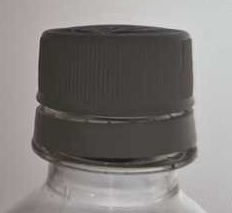
#> input picture samples/day03/cap_on/cap_on_001.jpg, 232 x 213 px, found by its file name
$ python 22_cap_batch_test.py
#> lines starting #> are read from the running program, lines starting #| are printed output that depends on the picture; after the words box and inside, x2 and y2 are one past the last pixel; in counts of white or black regions, pixels touching at a corner belong together

# ============================================================
# ① 필요한 라이브러리 불러오기
# - Path : 이미지 및 결과 저장 경로 처리
# - csv  : 검사 결과를 CSV 파일로 저장
# - cv2  : 이미지 전처리, Contour 검출 및 판정 결과 표시
# ============================================================

from pathlib import Path
import csv

import cv2


# ============================================================
# ② 이미지 경로, 결과 저장 폴더 및 Noise 제거 기준 설정
# - cap_on / cap_off 폴더 지정
# - Reference 이미지 2장 지정
# - 검사 결과 이미지 및 CSV 저장 경로 지정
# - ROI 면적의 0.1%보다 작은 Contour는 제외
# ============================================================

CAP_ON_DIR = Path(
    "samples/day03/cap_on"
)

CAP_OFF_DIR = Path(
    "samples/day03/cap_off"
)

REFERENCE_ON = (
    CAP_ON_DIR / "cap_on_001.jpg"
)

REFERENCE_OFF = (
    CAP_OFF_DIR / "cap_off_001.jpg"
)

OUTPUT_DIR = Path(
    "outputs/day03/batch"
)

REPORT_PATH = Path(
    "reports/day03_inspection_results.csv"
)

OUTPUT_DIR.mkdir(
    parents=True,
    exist_ok=True,
)

REPORT_PATH.parent.mkdir(
    parents=True,
    exist_ok=True,
)

MIN_CONTOUR_AREA_RATIO = 0.001


# ============================================================
# ③ 검사할 이미지 불러오기
# - measure()는 이미지 한 장의 특징을 측정하는 함수입니다.
# - 이미지를 읽지 못하면 None을 반환합니다.
# ============================================================

def measure(image_path):

    image = cv2.imread(
        str(image_path)
    )
#> image is the input picture: shape (213, 232, 3); mean B, G, R 125.1, 127.3, 131.2

    if image is None:
        return None


    # ========================================================
    # ④ Gray → Otsu 이진화
    # - BGR 이미지를 Gray로 변환합니다.
    # - Otsu로 밝기 기준값을 자동 계산합니다.
    # - BINARY_INV로 어두운 객체를 흰색으로 변환합니다.
    # ========================================================

    gray = cv2.cvtColor(
        image,
        cv2.COLOR_BGR2GRAY,
    )

    otsu_value, binary = cv2.threshold(
        gray,
        0,
        255,
        cv2.THRESH_BINARY_INV
        + cv2.THRESH_OTSU,
    )
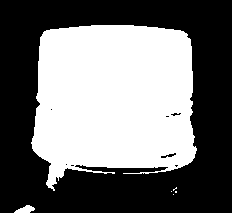
#> binary: shape (213, 232); 44.7% white; 6 white regions (4 under 20 px), largest, box (x1, y1, x2, y2) and area: (31, 25, 197, 191) 21991, (14, 205, 35, 213) 104
#> otsu_value = 122


    # ========================================================
    # ⑤ Morphology로 이미지 정리
    # - 3×3 타원형 Kernel을 사용합니다.
    # - Opening : 작은 흰색 노이즈 제거
    # - Closing : 작은 검은색 틈이나 구멍 정리
    # ========================================================

    kernel = cv2.getStructuringElement(
        cv2.MORPH_ELLIPSE,
        (3, 3),
    )

    opened = cv2.morphologyEx(
        binary,
        cv2.MORPH_OPEN,
        kernel,
        iterations=1,
    )
#> opened: shape (213, 232); 44.5% white; 3 white regions (1 under 20 px), largest, box (x1, y1, x2, y2) and area: (31, 25, 197, 189) 21865, (14, 205, 35, 213) 104

    cleaned = cv2.morphologyEx(
        opened,
        cv2.MORPH_CLOSE,
        kernel,
        iterations=1,
    )
#> cleaned: shape (213, 232); 44.6% white; 3 white regions (1 under 20 px)


    # ========================================================
    # ⑥ Contour 검출 및 작은 객체 제외
    # - 정리된 이미지에서 외곽 Contour를 검출합니다.
    # - 이미지 전체 면적을 계산합니다.
    # - 너무 작은 Contour는 Noise로 보고 제외합니다.
    # ========================================================

    contours, _ = cv2.findContours(
        cleaned.copy(),
        cv2.RETR_EXTERNAL,
        cv2.CHAIN_APPROX_SIMPLE,
    )
#> contours = 3 contours, 1 with area under 20; largest, box (x1, y1, x2, y2) and area: (31, 25, 197, 189) 21640, (14, 205, 35, 213) 82

    height, width = image.shape[:2]
#> height = 213; width = 232

    image_area = float(
        width * height
    )
#> image_area = 49416

    min_area = (
        image_area
        * MIN_CONTOUR_AREA_RATIO
    )
#> min_area = 49.42

    valid_contours = [
        contour
        for contour in contours
        if cv2.contourArea(contour)
        >= min_area
    ]
#> valid_contours = 2 contours; box (x1, y1, x2, y2) and area: (31, 25, 197, 189) 21640, (14, 205, 35, 213) 82


    # ========================================================
    # ⑦ 가장 큰 Contour의 Feature 측정 및 반환
    # - 가장 큰 Contour를 선택합니다.
    # - Area Ratio = Contour 면적 / ROI 전체 면적
    # - Moments를 이용하여 객체 중심점을 계산합니다.
    # - 중심점은 0~1 비율 좌표로 저장합니다.
    # - 측정 결과를 딕셔너리로 반환합니다.
    # ========================================================

    largest_contour = None
    largest_area_ratio = 0.0

    center_x_norm = ""
    center_y_norm = ""

    if valid_contours:

        largest_contour = max(
            valid_contours,
            key=cv2.contourArea,
        )
#> largest_contour = contour of 196 points, box (x1, y1, x2, y2) (31, 25, 197, 189), area 21640

        largest_area = float(
            cv2.contourArea(
                largest_contour
            )
        )
#> largest_area = 21639.5

        largest_area_ratio = (
            largest_area / image_area
            if image_area > 0
            else 0.0
        )
#> largest_area_ratio = 0.438

        moments = cv2.moments(
            largest_contour
        )
#> moments = moments, m00 21639.5, centre m10/m00, m01/m00 = (113.7, 98.29)

        if moments["m00"] != 0:

            cx = (
                moments["m10"]
                / moments["m00"]
            )
#> cx = 113.7

            cy = (
                moments["m01"]
                / moments["m00"]
            )
#> cy = 98.29

            center_x_norm = (
                cx / width
            )
#> center_x_norm = 0.49

            center_y_norm = (
                cy / height
            )
#> center_y_norm = 0.461

    return {
        "image": image,
        "otsu_value": float(
            otsu_value
        ),
        "valid_count": len(
            valid_contours
        ),
        "largest_contour": (
            largest_contour
        ),
        "largest_area_ratio": (
            largest_area_ratio
        ),
        "center_x_norm": (
            center_x_norm
        ),
        "center_y_norm": (
            center_y_norm
        ),
    }


# ============================================================
# ⑧ Reference 이미지 2장으로 판정 기준값 생성
# - cap_on_001.jpg와 cap_off_001.jpg를 측정합니다.
# - 이미지가 없으면 오류를 발생시킵니다.
# - 두 Area Ratio의 중간값을 판정 기준값으로 사용합니다.
# - cap_on일 때 Area Ratio가 더 큰지도 확인합니다.
# ============================================================

reference_on = measure(
    REFERENCE_ON
)
#> reference_on = 7 items

reference_off = measure(
    REFERENCE_OFF
)
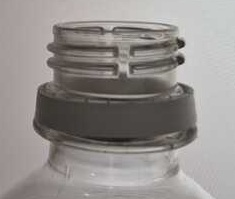
#> input picture samples/day03/cap_off/cap_off_001.jpg, 235 x 199 px, found by its file name
#> in measure, image is the input picture: shape (199, 235, 3); mean B, G, R 140.5, 143.1, 147.4
#> in measure (call 2), `otsu_value, binary = cv2.threshold( gray, 0, 255, cv2.THRESH_BINARY_IN..`: binary: shape (199, 235); 32.8% white; 29 white regions (23 under 20 px), largest, box (x1, y1, x2, y2) and area: (33, 25, 197, 172) 13641, (129, 54, 185, 75) 565, (129, 37, 185, 57) 499, (2, 181, 45, 199) 485, (136, 37, 155, 40) 40, (170, 166, 178, 174) 32
#> in measure (call 2), `otsu_value, binary = cv2.threshold( gray, 0, 255, cv2.THRESH_BINARY_IN..`: otsu_value = 128
#> in measure (call 2), `opened = cv2.morphologyEx( binary, cv2.MORPH_OPEN, kernel, iterations=..`: opened: shape (199, 235); 31.9% white; 10 white regions (2 under 20 px), largest, box (x1, y1, x2, y2) and area: (33, 25, 197, 171) 13181, (129, 54, 185, 74) 528, (129, 38, 185, 56) 489
#> in measure (call 2), `cleaned = cv2.morphologyEx( opened, cv2.MORPH_CLOSE, kernel, iteration..`:
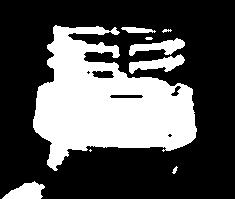
#> cleaned: shape (199, 235); 32.3% white; 9 white regions (1 under 20 px)
#> in measure (call 2), `contours, _ = cv2.findContours( cleaned.copy(), cv2.RETR_EXTERNAL, cv2..`: contours = 9 contours, 4 with area under 20; largest, box (x1, y1, x2, y2) and area: (33, 25, 197, 171) 13272, (129, 54, 185, 74) 477, (2, 181, 45, 199) 434, (129, 38, 185, 56) 432, (121, 27, 156, 33) 113
#> in measure (call 2), `valid_contours = [ contour for contour in contours if cv2.contourArea(..`: valid_contours = 5 contours; box (x1, y1, x2, y2) and area: (33, 25, 197, 171) 13272, (129, 54, 185, 74) 477, (2, 181, 45, 199) 434, (129, 38, 185, 56) 432, (121, 27, 156, 33) 113
#> in measure (call 2), `largest_contour = max( valid_contours, key=cv2.contourArea, )`: largest_contour = contour of 290 points, box (x1, y1, x2, y2) (33, 25, 197, 171), area 13272
#> in measure (call 2), `largest_area = float( cv2.contourArea( largest_contour ) )`: largest_area = 13271.5
#> in measure (call 2), `largest_area_ratio = ( largest_area / image_area if image_area > 0 els..`: largest_area_ratio = 0.284
#> in measure (call 2), `moments = cv2.moments( largest_contour )`: moments = moments, m00 13271.5, centre m10/m00, m01/m00 = (106.6, 102.9)
#> in measure (call 2), `cx = ( moments["m10"] / moments["m00"] )`: cx = 106.6
#> in measure (call 2), `cy = ( moments["m01"] / moments["m00"] )`: cy = 102.9
#> in measure (call 2), `center_x_norm = ( cx / width )`: center_x_norm = 0.454
#> in measure (call 2), `center_y_norm = ( cy / height )`: center_y_norm = 0.517
#> reference_off = 7 items

if (
    reference_on is None
    or reference_off is None
):

    raise RuntimeError(
        "Reference 이미지를 확인하세요."
    )

on_ratio = (
    reference_on[
        "largest_area_ratio"
    ]
)
#> on_ratio = 0.438

off_ratio = (
    reference_off[
        "largest_area_ratio"
    ]
)
#> off_ratio = 0.284

candidate_threshold = (
    on_ratio + off_ratio
) / 2.0
#> candidate_threshold = 0.361

cap_present_when_greater = (
    on_ratio > off_ratio
)
#> cap_present_when_greater = True

print(
    "Reference ON :",
    round(on_ratio, 4),
)
#| Reference ON : 0.4379

print(
    "Reference OFF:",
    round(off_ratio, 4),
)
#| Reference OFF: 0.2838

print(
    "Threshold    :",
    round(candidate_threshold, 4),
)
#| Threshold    : 0.3608


# ============================================================
# ⑨ OK / NG 판정 함수 작성
# - 새로운 이미지의 Area Ratio를 입력받습니다.
# - Reference에서 만든 기준값과 비교합니다.
# - 뚜껑이 있다고 판정하면 cap_on, OK를 반환합니다.
# - 뚜껑이 없다고 판정하면 cap_off, NG를 반환합니다.
# ============================================================

def judge(area_ratio):

    if cap_present_when_greater:

        cap_present = (
            area_ratio
            >= candidate_threshold
        )

    else:

        cap_present = (
            area_ratio
            <= candidate_threshold
        )

    if cap_present:

        return (
            "cap_on",
            "OK",
            "",
        )

    return (
        "cap_off",
        "NG",
        "NG_CAP_AREA",
    )


# ============================================================
# ⑩ Test 이미지 4장 및 평가 변수 준비
# - Reference로 사용한 001 이미지는 제외합니다.
# - cap_on 2장, cap_off 2장을 검사합니다.
# - expected는 각 이미지의 실제 정답입니다.
# - total   : 실제로 검사한 이미지 수
# - correct : 정답과 일치한 이미지 수
# ============================================================

TEST_IMAGES = [
    (
        "cap_on",
        CAP_ON_DIR
        / "cap_on_002.jpg",
    ),
    (
        "cap_on",
        CAP_ON_DIR
        / "cap_on_003.jpg",
    ),
    (
        "cap_off",
        CAP_OFF_DIR
        / "cap_off_002.jpg",
    ),
    (
        "cap_off",
        CAP_OFF_DIR
        / "cap_off_003.jpg",
    ),
]

rows = []

total = 0
correct = 0


# ============================================================
# ⑪ Test 이미지에 동일한 검사 규칙 적용
# - 새로운 이미지를 한 장씩 불러옵니다.
# - measure()를 이용하여 Area Ratio를 측정합니다.
# - judge()로 cap_on / cap_off 및 OK / NG를 판정합니다.
# - 읽지 못한 이미지는 검사에서 제외합니다.
# ============================================================

for expected, image_path in TEST_IMAGES:

    measured = measure(
        image_path
    )
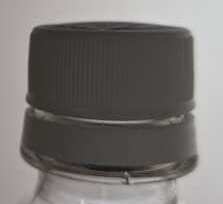
#> input picture samples/day03/cap_on/cap_on_002.jpg, 223 x 204 px, found by its file name
#> in measure, image is the input picture: shape (204, 223, 3); mean B, G, R 113.1, 115.7, 119.7
#> in measure (call 3), `otsu_value, binary = cv2.threshold( gray, 0, 255, cv2.THRESH_BINARY_IN..`:
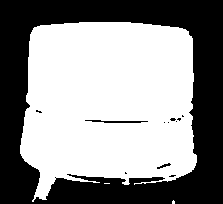
#> binary: shape (204, 223); 56.5% white; 12 black regions (9 under 20 px), largest, box (x1, y1, x2, y2) and area: (0, 0, 223, 204) 19617, (85, 120, 148, 123) 109, (157, 163, 171, 169) 32
#> in measure (call 3), `otsu_value, binary = cv2.threshold( gray, 0, 255, cv2.THRESH_BINARY_IN..`: otsu_value = 123
#> in measure (call 3), `opened = cv2.morphologyEx( binary, cv2.MORPH_OPEN, kernel, iterations=..`: opened: shape (204, 223); 56.2% white; 10 black regions (6 under 20 px), largest, box (x1, y1, x2, y2) and area: (0, 0, 223, 204) 19711, (85, 120, 148, 123) 109, (157, 163, 171, 169) 32, (170, 118, 181, 122) 26
#> in measure (call 3), `cleaned = cv2.morphologyEx( opened, cv2.MORPH_CLOSE, kernel, iteration..`:
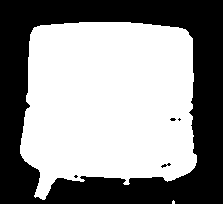
#> cleaned: shape (204, 223); 56.6% white; 5 black regions (3 under 20 px)
#> in measure (call 3), `contours, _ = cv2.findContours( cleaned.copy(), cv2.RETR_EXTERNAL, cv2..`: contours = 2 contours, 1 with area under 20; largest, box (x1, y1, x2, y2) and area: (20, 22, 197, 200) 25472
#> in measure (call 3), `valid_contours = [ contour for contour in contours if cv2.contourArea(..`: valid_contours = 1 contour; box (x1, y1, x2, y2) and area: (20, 22, 197, 200) 25472
#> in measure (call 3), `largest_contour = max( valid_contours, key=cv2.contourArea, )`: largest_contour = contour of 205 points, box (x1, y1, x2, y2) (20, 22, 197, 200), area 25472
#> in measure (call 3), `largest_area = float( cv2.contourArea( largest_contour ) )`: largest_area = 25472
#> in measure (call 3), `largest_area_ratio = ( largest_area / image_area if image_area > 0 els..`: largest_area_ratio = 0.56
#> in measure (call 3), `moments = cv2.moments( largest_contour )`: moments = moments, m00 25472, centre m10/m00, m01/m00 = (108.5, 102)
#> in measure (call 3), `cx = ( moments["m10"] / moments["m00"] )`: cx = 108.5
#> in measure (call 3), `cy = ( moments["m01"] / moments["m00"] )`: cy = 102
#> in measure (call 3), `center_x_norm = ( cx / width )`: center_x_norm = 0.487
#> in measure (call 3), `center_y_norm = ( cy / height )`: center_y_norm = 0.5
#> measured = 7 items

    if measured is None:

        print(
            "읽기 실패:",
            image_path,
        )

        continue

    predicted, decision, reason = (
        judge(
            measured[
                "largest_area_ratio"
            ]
        )
    )
#> in judge, `cap_present = ( area_ratio >= candidate_threshold )`: cap_present = True
#> predicted = 'cap_on'; decision = 'OK'; reason = ''


    # ========================================================
    # ⑫ 예측 결과와 실제 정답 비교
    # - expected  : 실제 정답(cap_on / cap_off)
    # - predicted : 코드가 예측한 결과
    # - is_correct : 두 값의 일치 여부
    # - 전체 검사 수와 정답 수를 누적합니다.
    # ========================================================

    is_correct = (
        predicted == expected
    )
#> is_correct = True

    total += 1

    if is_correct:
        correct += 1


    # ========================================================
    # ⑬ 검사 결과 이미지를 생성하고 저장
    # - 검출된 Contour를 초록색으로 표시합니다.
    # - 예측 결과와 Area Ratio를 이미지에 표시합니다.
    # - 정답과 일치하면 초록색, 불일치하면 빨간색입니다.
    # - 이미지별 결과를 JPG 파일로 저장합니다.
    # ========================================================

    result = measured[
        "image"
    ].copy()

    contour = measured[
        "largest_contour"
    ]
#> contour has the same summary as largest_contour in measure

    if contour is not None:

        cv2.drawContours(
            result,
            [contour],
            -1,
            (0, 255, 0),
            2,
        )

    text = (
        f"{predicted} "
        f"{measured['largest_area_ratio']:.3f}"
    )
#> text = 'cap_on 0.560'

    cv2.putText(
        result,
        text,
        (10, 30),
        cv2.FONT_HERSHEY_SIMPLEX,
        0.65,
        (
            0,
            200,
            0,
        )
        if is_correct
        else (
            0,
            0,
            255,
        ),
        2,
    )
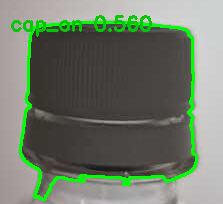
#> result: shape (204, 223, 3); mean B, G, R 105.7, 123.9, 111.8

    output_path = (
        OUTPUT_DIR
        / f"{image_path.stem}_result.jpg"
    )

    cv2.imwrite(
        str(output_path),
        result,
    )


    # ========================================================
    # ⑭ 이미지별 검사 결과를 CSV 저장 목록에 추가
    # - 파일명, 실제 정답, 예측값을 기록합니다.
    # - 정답 여부와 Area Ratio도 저장합니다.
    # - Contour 수, 중심점, 판정 사유를 함께 기록합니다.
    # ========================================================

    rows.append(
        {
            "file": image_path.name,
            "expected": expected,
            "predicted": predicted,
            "correct": is_correct,
            "largest_area_ratio": measured[
                "largest_area_ratio"
            ],
            "valid_count": measured[
                "valid_count"
            ],
            "center_x_norm": measured[
                "center_x_norm"
            ],
            "center_y_norm": measured[
                "center_y_norm"
            ],
            "decision": decision,
            "reason": reason,
        }
    )
#> pass 2 of the loop `for expected, image_path in TEST_IMAGES:`:
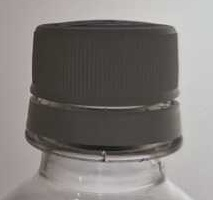
#> input picture samples/day03/cap_on/cap_on_003.jpg, 213 x 200 px, found by its file name
#> in measure, image is the input picture: shape (200, 213, 3); mean B, G, R 122.3, 124.9, 129.2
#> gray: shape (200, 213)
#> in measure (call 4), `otsu_value, binary = cv2.threshold( gray, 0, 255, cv2.THRESH_BINARY_IN..`:
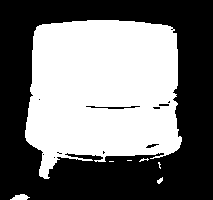
#> binary: shape (200, 213); 46.5% white; 7 white regions (4 under 20 px), largest, box (x1, y1, x2, y2) and area: (25, 20, 182, 179) 19671, (10, 194, 30, 200) 80, (157, 177, 163, 184) 25
#> otsu_value = 122
#> opened: shape (200, 213); 46.2% white; 7 white regions (4 under 20 px), largest, box (x1, y1, x2, y2) and area: (25, 20, 182, 179) 19563, (11, 194, 29, 200) 77, (157, 178, 163, 184) 22
#> cleaned: shape (200, 213); 46.5% white; 7 white regions (4 under 20 px)
#> contours = 7 contours, 5 with area under 20; largest, box (x1, y1, x2, y2) and area: (25, 20, 182, 179) 19453, (11, 194, 29, 200) 59
#> valid_contours = 2 contours; box (x1, y1, x2, y2) and area: (25, 20, 182, 179) 19453, (11, 194, 29, 200) 59
#> largest_contour = contour of 178 points, box (x1, y1, x2, y2) (25, 20, 182, 179), area 19453
#> largest_area = 19453
#> largest_area_ratio = 0.457
#> moments = moments, m00 19453, centre m10/m00, m01/m00 = (102.6, 89.97)
#> cx = 102.6
#> cy = 89.97
#> center_x_norm = 0.481
#> center_y_norm = 0.45
#> contour has the same summary as largest_contour in measure
#> text = 'cap_on 0.457'
#> `cv2.putText( result, text, (10, 30), cv2.FONT_HERSHEY_SIMPLEX, 0.65, (..`:
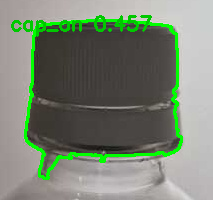
#> result: shape (200, 213, 3); mean B, G, R 115.5, 132.8, 121.9
#> pass 3 of the loop `for expected, image_path in TEST_IMAGES:`:
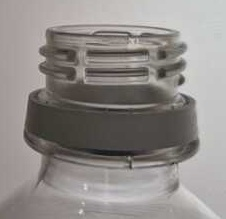
#> input picture samples/day03/cap_off/cap_off_002.jpg, 226 x 219 px, found by its file name
#> in measure, image is the input picture: shape (219, 226, 3); mean B, G, R 136.6, 139.4, 143.9
#> gray: shape (219, 226)
#> in measure (call 5), `otsu_value, binary = cv2.threshold( gray, 0, 255, cv2.THRESH_BINARY_IN..`:
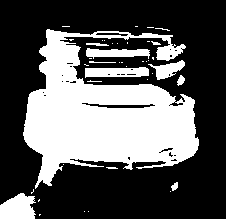
#> binary: shape (219, 226); 35.5% white; 41 white regions (30 under 20 px), largest, box (x1, y1, x2, y2) and area: (23, 29, 199, 189) 15125, (0, 193, 36, 219) 725, (85, 67, 149, 78) 555
#> otsu_value = 127
#> opened: shape (219, 226); 34.5% white; 15 white regions (5 under 20 px), largest, box (x1, y1, x2, y2) and area: (23, 29, 199, 188) 14375, (0, 193, 35, 219) 717, (85, 67, 149, 77) 519
#> cleaned: shape (219, 226); 34.9% white; 14 white regions (5 under 20 px)
#> contours = 14 contours, 5 with area under 20; largest, box (x1, y1, x2, y2) and area: (23, 29, 199, 188) 14368, (0, 193, 35, 219) 667, (85, 67, 149, 77) 462, (138, 33, 186, 61) 404, (86, 48, 150, 58) 398
#> valid_contours = 6 contours; box (x1, y1, x2, y2) and area: (23, 29, 199, 188) 14368, (0, 193, 35, 219) 667, (85, 67, 149, 77) 462, (138, 33, 186, 61) 404, (86, 48, 150, 58) 398, (154, 60, 185, 80) 290
#> largest_contour = contour of 294 points, box (x1, y1, x2, y2) (23, 29, 199, 188), area 14368
#> largest_area = 14368
#> largest_area_ratio = 0.29
#> moments = moments, m00 14368, centre m10/m00, m01/m00 = (102.4, 117.1)
#> cx = 102.4
#> cy = 117.1
#> center_x_norm = 0.453
#> center_y_norm = 0.535
#> predicted = 'cap_off'; decision = 'NG'; reason = 'NG_CAP_AREA'
#> contour has the same summary as largest_contour in measure
#> text = 'cap_off 0.290'
#> `cv2.putText( result, text, (10, 30), cv2.FONT_HERSHEY_SIMPLEX, 0.65, (..`:
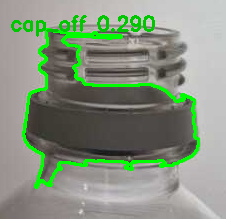
#> result: shape (219, 226, 3); mean B, G, R 127.4, 147.1, 134
#> the loop made 4 passes; the first 3 are shown


# ============================================================
# ⑮ 검사 이미지 수 확인 및 CSV 보고서 저장
# - 검사한 이미지가 하나도 없다면 프로그램을 종료합니다.
# - 각 이미지의 검사 결과를 CSV 표로 저장합니다.
# - utf-8-sig로 저장하여 Excel에서 한글을 읽기 쉽게 합니다.
# ============================================================

if total == 0:

    print(
        "검사할 이미지가 없습니다."
    )

    raise SystemExit

with REPORT_PATH.open(
    "w",
    newline="",
    encoding="utf-8-sig",
) as file:

    fieldnames = [
        "file",
        "expected",
        "predicted",
        "correct",
        "largest_area_ratio",
        "valid_count",
        "center_x_norm",
        "center_y_norm",
        "decision",
        "reason",
    ]

    writer = csv.DictWriter(
        file,
        fieldnames=fieldnames,
    )

    writer.writeheader()

    writer.writerows(
        rows
    )


# ============================================================
# ⑯ 최종 Batch Test 성능 결과 출력
# - 확인 이미지 수 : 검사에 사용된 전체 이미지 수
# - 기준과 일치   : 정답과 예측값이 일치한 수
# - 불일치        : 틀리게 판정한 이미지 수
# - Accuracy      : 정답 수 / 전체 검사 수
# - 결과 CSV와 이미지 저장 경로를 출력합니다.
# ============================================================

print()
print("==============================")
print("Batch Test 결과")
print("==============================")

print(
    "확인 이미지 수:",
    total,
)

print(
    "기준과 일치:",
    correct,
)

print(
    "불일치:",
    total - correct,
)

print(
    "Accuracy:",
    round(
        correct / total,
        3,
    ),
)

print(
    "CSV:",
    REPORT_PATH,
)

print(
    "결과 이미지:",
    OUTPUT_DIR,
)
